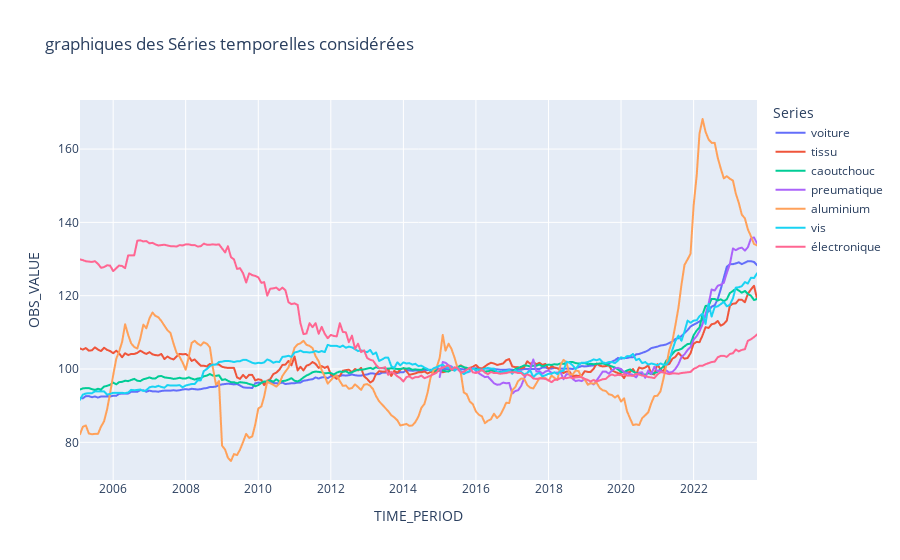

Notebook code for this chart:
### Markdown cell above
## Nouvel exemple 

Dans cette partie nous cherchons à identifier, pour le prix de production des voitures en France, l'impact des variations des p^rix des matières premières les plus utilisées dans la conception automobile. 
Nous partirons sur une modélisation par ECM qui cette fois présentera une équation de long terme avec un résidu stationnaire.
Plus précisément, nous comparerons la régression obtenue juste en stationnarisant les séries (par différence de premier ordre) avec l'équation de court terme d'un modèle ECM (qui de fait introduit une force de rappel), et nous comparerons les contributions des différentes variables.

### Code cell
###Importation des nouvelles données
prix_voit = pp.import2('010534366',"voiture")
prix_tissu = pp.import2('010534078',"tissu")
prix_caoutc = pp.import2('010534200',"caoutchouc")
prix_pneum = pp.import2('010534202',"preumatique")
prix_alu = pp.import2('010534272',"aluminium")
prix_vis = pp.import2('010534314',"vis")
prix_electro = pp.import2('010534318',"électronique")

data_plot = pd.concat([prix_voit,prix_tissu,prix_caoutc,prix_pneum,prix_alu,prix_vis,prix_electro])
data_plot = data_plot[data_plot.index>"2005-01-31"]
fig = px.line(data_plot, x=data_plot.index, y='OBS_VALUE', color='Series', title = "graphiques des Séries temporelles considérées", hover_data={'OBS_VALUE':':.2f'})
fig.show()

### Figure 1 — Plotly figure (JSON) as saved in the notebook; plotly's stock layout.template omitted (floating-point values rounded to 4 significant figures; data arrays with more than 128 entries replaced by an {"elided": "..."} marker saying what was removed)
{"data": [{"hovertemplate": "Series=voiture<br>TIME_PERIOD=%{x}<br>OBS_VALUE=%{y:.2f}<extra></extra>", "legendgroup": "voiture", "line": {"color": "#636efa", "dash": "solid"}, "marker": {"symbol": "circle"}, "mode": "lines", "name": "voiture", "showlegend": true, "type": "scattergl", "x": {"elided": "225 str values"}, "xaxis": "x", "y": {"elided": "225 float values"}, "yaxis": "y"}, {"hovertemplate": "Series=tissu<br>TIME_PERIOD=%{x}<br>OBS_VALUE=%{y:.2f}<extra></extra>", "legendgroup": "tissu", "line": {"color": "#EF553B", "dash": "solid"}, "marker": {"symbol": "circle"}, "mode": "lines", "name": "tissu", "showlegend": true, "type": "scattergl", "x": {"elided": "225 str values"}, "xaxis": "x", "y": {"elided": "225 float values"}, "yaxis": "y"}, {"hovertemplate": "Series=caoutchouc<br>TIME_PERIOD=%{x}<br>OBS_VALUE=%{y:.2f}<extra></extra>", "legendgroup": "caoutchouc", "line": {"color": "#00cc96", "dash": "solid"}, "marker": {"symbol": "circle"}, "mode": "lines", "name": "caoutchouc", "showlegend": true, "type": "scattergl", "x": {"elided": "225 str values"}, "xaxis": "x", "y": {"elided": "225 float values"}, "yaxis": "y"}, {"hovertemplate": "Series=preumatique<br>TIME_PERIOD=%{x}<br>OBS_VALUE=%{y:.2f}<extra></extra>", "legendgroup": "preumatique", "line": {"color": "#ab63fa", "dash": "solid"}, "marker": {"symbol": "circle"}, "mode": "lines", "name": "preumatique", "showlegend": true, "type": "scattergl", "x": ["2015-01-01T00:00:00", "2015-02-01T00:00:00", "2015-03-01T00:00:00", "2015-04-01T00:00:00", "2015-05-01T00:00:00", "2015-06-01T00:00:00", "2015-07-01T00:00:00", "2015-08-01T00:00:00", "2015-09-01T00:00:00", "2015-10-01T00:00:00", "2015-11-01T00:00:00", "2015-12-01T00:00:00", "2016-01-01T00:00:00", "2016-02-01T00:00:00", "2016-03-01T00:00:00", "2016-04-01T00:00:00", "2016-05-01T00:00:00", "2016-06-01T00:00:00", "2016-07-01T00:00:00", "2016-08-01T00:00:00", "2016-09-01T00:00:00", "2016-10-01T00:00:00", "2016-11-01T00:00:00", "2016-12-01T00:00:00", "2017-01-01T00:00:00", "2017-02-01T00:00:00", "2017-03-01T00:00:00", "2017-04-01T00:00:00", "2017-05-01T00:00:00", "2017-06-01T00:00:00", "2017-07-01T00:00:00", "2017-08-01T00:00:00", "2017-09-01T00:00:00", "2017-10-01T00:00:00", "2017-11-01T00:00:00", "2017-12-01T00:00:00", "2018-01-01T00:00:00", "2018-02-01T00:00:00", "2018-03-01T00:00:00", "2018-04-01T00:00:00", "2018-05-01T00:00:00", "2018-06-01T00:00:00", "2018-07-01T00:00:00", "2018-08-01T00:00:00", "2018-09-01T00:00:00", "2018-10-01T00:00:00", "2018-11-01T00:00:00", "2018-12-01T00:00:00", "2019-01-01T00:00:00", "2019-02-01T00:00:00", "2019-03-01T00:00:00", "2019-04-01T00:00:00", "2019-05-01T00:00:00", "2019-06-01T00:00:00", "2019-07-01T00:00:00", "2019-08-01T00:00:00", "2019-09-01T00:00:00", "2019-10-01T00:00:00", "2019-11-01T00:00:00", "2019-12-01T00:00:00", "2020-01-01T00:00:00", "2020-02-01T00:00:00", "2020-03-01T00:00:00", "2020-04-01T00:00:00", "2020-05-01T00:00:00", "2020-06-01T00:00:00", "2020-07-01T00:00:00", "2020-08-01T00:00:00", "2020-09-01T00:00:00", "2020-10-01T00:00:00", "2020-11-01T00:00:00", "2020-12-01T00:00:00", "2021-01-01T00:00:00", "2021-02-01T00:00:00", "2021-03-01T00:00:00", "2021-04-01T00:00:00", "2021-05-01T00:00:00", "2021-06-01T00:00:00", "2021-07-01T00:00:00", "2021-08-01T00:00:00", "2021-09-01T00:00:00", "2021-10-01T00:00:00", "2021-11-01T00:00:00", "2021-12-01T00:00:00", "2022-01-01T00:00:00", "2022-02-01T00:00:00", "2022-03-01T00:00:00", "2022-04-01T00:00:00", "2022-05-01T00:00:00", "2022-06-01T00:00:00", "2022-07-01T00:00:00", "2022-08-01T00:00:00", "2022-09-01T00:00:00", "2022-10-01T00:00:00", "2022-11-01T00:00:00", "2022-12-01T00:00:00", "2023-01-01T00:00:00", "2023-02-01T00:00:00", "2023-03-01T00:00:00", "2023-04-01T00:00:00", "2023-05-01T00:00:00", "2023-06-01T00:00:00", "2023-07-01T00:00:00", "2023-08-01T00:00:00", "2023-09-01T00:00:00", "2023-10-01T00:00:00"], "xaxis": "x", "y": [97.8, 101.9, 101.7, 101, 100.7, 100, 99.9, 99.3, 99.2, 99, 99.3, 100.3, 99.5, 98.8, 98.3, 97.8, 97.9, 97, 96.1, 95.7, 95.8, 96.3, 96.1, 96.2, 93.3, 94, 94.2, 95.4, 97.5, 98.9, 100.1, 102.6, 99.3, 99.4, 98.7, 99.3, 99.6, 98.9, 99, 99, 99.2, 97.2, 98.6, 98.5, 97.3, 96.7, 96.9, 96.7, 97.3, 95.7, 96.2, 95.8, 96.9, 98.1, 99.3, 99.3, 98.7, 99.6, 100.2, 100.3, 100, 99.1, 98.9, 98.6, 98.4, 97.7, 99, 99.1, 97.6, 99.6, 98.6, 100.6, 99.4, 99.6, 99, 99.6, 99, 99.2, 100, 101.3, 103.3, 104, 105.2, 106, 108, 109, 110.3, 112.2, 115, 117.8, 121.7, 121.4, 122.7, 123, 123.5, 126.2, 128.6, 132.9, 132.4, 132.9, 133.1, 132.3, 133.2, 135.6, 135.9, 134.3], "yaxis": "y"}, {"hovertemplate": "Series=aluminium<br>TIME_PERIOD=%{x}<br>OBS_VALUE=%{y:.2f}<extra></extra>", "legendgroup": "aluminium", "line": {"color": "#FFA15A", "dash": "solid"}, "marker": {"symbol": "circle"}, "mode": "lines", "name": "aluminium", "showlegend": true, "type": "scattergl", "x": {"elided": "225 str values"}, "xaxis": "x", "y": {"elided": "225 float values"}, "yaxis": "y"}, {"hovertemplate": "Series=vis<br>TIME_PERIOD=%{x}<br>OBS_VALUE=%{y:.2f}<extra></extra>", "legendgroup": "vis", "line": {"color": "#19d3f3", "dash": "solid"}, "marker": {"symbol": "circle"}, "mode": "lines", "name": "vis", "showlegend": true, "type": "scattergl", "x": {"elided": "225 str values"}, "xaxis": "x", "y": {"elided": "225 float values"}, "yaxis": "y"}, {"hovertemplate": "Series=électronique<br>TIME_PERIOD=%{x}<br>OBS_VALUE=%{y:.2f}<extra></extra>", "legendgroup": "électronique", "line": {"color": "#FF6692", "dash": "solid"}, "marker": {"symbol": "circle"}, "mode": "lines", "name": "électronique", "showlegend": true, "type": "scattergl", "x": {"elided": "225 str values"}, "xaxis": "x", "y": {"elided": "225 float values"}, "yaxis": "y"}], "layout": {"autosize": true, "legend": {"title": {"text": "Series"}, "tracegroupgap": 0}, "title": {"text": "graphiques des Séries temporelles considérées"}, "xaxis": {"anchor": "y", "autorange": true, "domain": [0, 1], "range": ["2005-02-01", "2023-10-01"], "title": {"text": "TIME_PERIOD"}, "type": "date"}, "yaxis": {"anchor": "x", "autorange": true, "domain": [0, 1], "range": [69.72, 173.4], "title": {"text": "OBS_VALUE"}, "type": "linear"}}}
